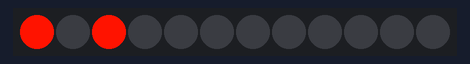
A sketch run on a simulated Arduino Uno, built with avr-gcc and run on an emulated ATmega328P. Shown: 12 RGB LEDs in strip order, left to right.

Above: at 0.15 s.
At 0.78 s:
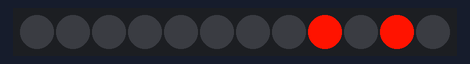
At 1.72 s:
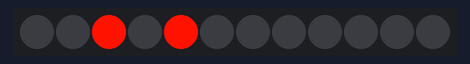

Measured:
- by itself, everything shown: repeats every 1.9 s, in 6 steps

The sketch:

IEEEcorn.ino
```cpp
#include <Adafruit_NeoPixel.h>

#define LED_PIN    6
#define LED_COUNT 12

Adafruit_NeoPixel strip(LED_COUNT, LED_PIN, NEO_GRB + NEO_KHZ800);

void setup() {
    strip.begin();
    strip.show();
}
void loop() {
    for(int i = 0; i < LED_COUNT; i++) {
        strip.setPixelColor(i, 255, 19, 0);
        strip.setPixelColor((i + 2)%LED_COUNT, 255, 19, 0);

        strip.show();
        delay(30);
        strip.setPixelColor(i, 0, 0, 0);
        strip.setPixelColor((i + 2)%LED_COUNT, 0, 0, 0);

        strip.show();
    }
}
```
